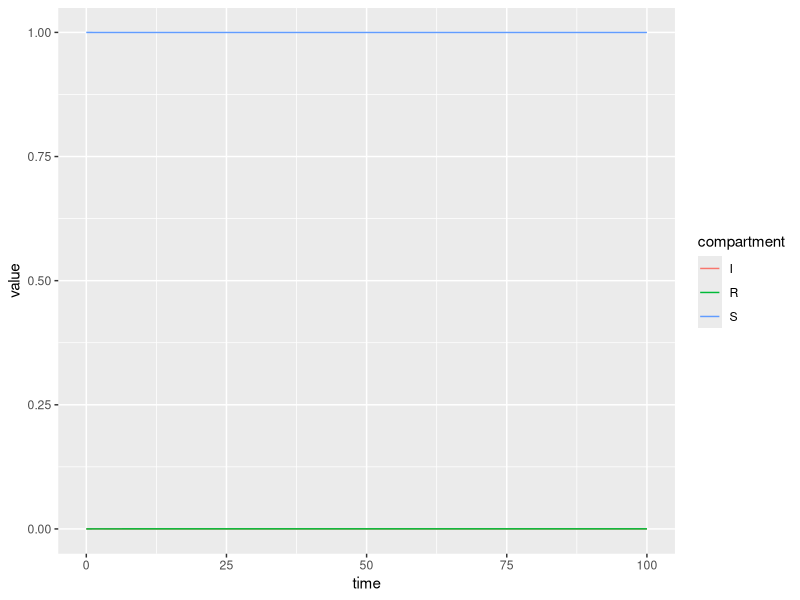
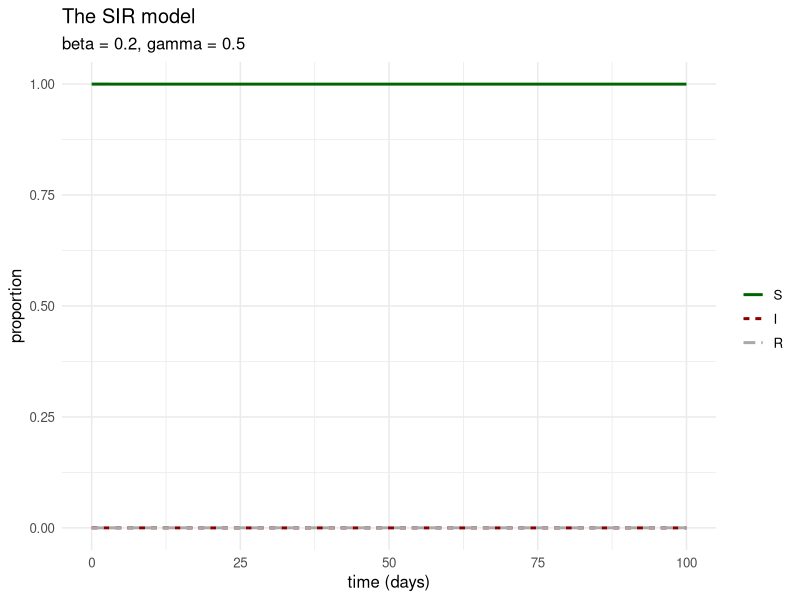

Here is the R script that generated these plots, in order:
## ---- chunk 1
knitr::opts_chunk$set(echo = TRUE)
library(tidyverse)
library(deSolve)
## ---- chunk 2
parameters <- c(beta = 0.2, gamma = 0.5, mu = 1/(70*365)) 
## ---- chunk 3
initial_values <- c(S = 0.9999,
                    I = 0.0001,
                    R = 0)
initial_values
## ---- chunk 4
SIRmodel <- function(t, state, parameters){
  with(as.list(c(state, parameters)),{
    
    # Rate of change equations
    dS <- mu - beta*S*I - mu*S
    dI <- beta*S*I - gamma*I - mu*I
    dR <- gamma*I - mu*R
    
    # Combine rates of change into a list
    list(c(dS, dI, dR))
  })
}
## ---- chunk 5
times <- seq(0, 100, by = 1)
## ---- chunk 6
out <- ode(y = initial_values,
           times = times,
           func = SIRmodel,
           parms = parameters)
head(out)
## ---- chunk 7
out <- as_tibble(data.frame(out))
out
## ---- chunk 8
out %>% summarise(maxI = max(I), minS = min(S), maxR = max(R))
out %>% summarise(lastI = last(I), lastS = last(S), lastR = last(R))
## ---- chunk 9
df <- out %>% gather(key = compartment, value = value, c("S", "I", "R"))
df %>% ggplot(aes(x = time, y = value, group = compartment)) +
        geom_line(aes(color = compartment))
df
## ---- chunk 10
df %>% mutate(compartment = fct_relevel(compartment, 
                                        "S", "I", "R")) %>%
        ggplot(aes(x = time, y = value, group = compartment)) +
        geom_line(aes(color = compartment,
                      linetype = compartment),
                      linewidth = 1) +
        scale_color_manual(values = c("darkgreen",
                                      "darkred",
                                      "darkgrey")) +
        theme_minimal(base_size = 12) +
        labs(x = "time (days)",
             y = "proportion",
             title = "The SIR model",
             subtitle = "beta = 0.2, gamma = 0.5",
             color = "",
             linetype = "")
